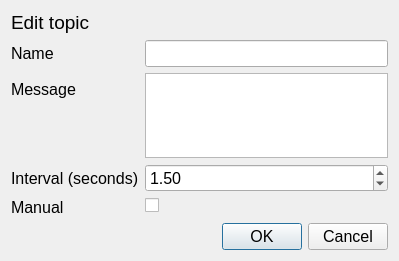
<?xml version="1.0" encoding="UTF-8"?>
<ui version="4.0">
 <class>EditProtoTopicDialog</class>
 <widget class="QDialog" name="EditProtoTopicDialog">
  <property name="geometry">
   <rect>
    <x>0</x>
    <y>0</y>
    <width>399</width>
    <height>261</height>
   </rect>
  </property>
  <property name="font">
   <font>
    <pointsize>12</pointsize>
   </font>
  </property>
  <property name="windowTitle">
   <string>Add topic</string>
  </property>
  <layout class="QVBoxLayout" name="verticalLayout_2">
   <item>
    <layout class="QVBoxLayout" name="verticalLayout">
     <item alignment="Qt::AlignTop">
      <widget class="QLabel" name="label">
       <property name="font">
        <font>
         <pointsize>14</pointsize>
        </font>
       </property>
       <property name="text">
        <string>Edit topic</string>
       </property>
      </widget>
     </item>
     <item>
      <layout class="QFormLayout" name="formLayout">
       <item row="0" column="0">
        <widget class="QLabel" name="name_lbl">
         <property name="text">
          <string>Name</string>
         </property>
        </widget>
       </item>
       <item row="1" column="0">
        <widget class="QLabel" name="format_lbl">
         <property name="text">
          <string>Message</string>
         </property>
        </widget>
       </item>
       <item row="2" column="0">
        <widget class="QLabel" name="interval_lbl">
         <property name="text">
          <string>Interval (seconds)</string>
         </property>
        </widget>
       </item>
       <item row="2" column="1">
        <widget class="QDoubleSpinBox" name="interval_spin_box">
         <property name="toolTip">
          <string>Interval of incoming data</string>
         </property>
         <property name="minimum">
          <double>0.100000000000000</double>
         </property>
         <property name="maximum">
          <double>60.000000000000000</double>
         </property>
         <property name="singleStep">
          <double>0.500000000000000</double>
         </property>
         <property name="value">
          <double>1.500000000000000</double>
         </property>
        </widget>
       </item>
       <item row="0" column="1">
        <widget class="QLineEdit" name="name_line_edit">
         <property name="toolTip">
          <string>Name of topic</string>
         </property>
        </widget>
       </item>
       <item row="3" column="1">
        <widget class="QCheckBox" name="manual_check_box">
         <property name="toolTip">
          <string>If checked, the data will be automatically send every &lt;interval&gt; seconds</string>
         </property>
         <property name="text">
          <string/>
         </property>
         <property name="checked">
          <bool>false</bool>
         </property>
        </widget>
       </item>
       <item row="3" column="0">
        <widget class="QLabel" name="manual_lbl">
         <property name="text">
          <string>Manual</string>
         </property>
        </widget>
       </item>
       <item row="1" column="1">
        <widget class="QListWidget" name="message_list"/>
       </item>
      </layout>
     </item>
    </layout>
   </item>
   <item>
    <widget class="QDialogButtonBox" name="buttonBox">
     <property name="orientation">
      <enum>Qt::Horizontal</enum>
     </property>
     <property name="standardButtons">
      <set>QDialogButtonBox::Cancel|QDialogButtonBox::Ok</set>
     </property>
    </widget>
   </item>
  </layout>
 </widget>
 <resources/>
 <connections>
  <connection>
   <sender>buttonBox</sender>
   <signal>accepted()</signal>
   <receiver>EditProtoTopicDialog</receiver>
   <slot>accept()</slot>
   <hints>
    <hint type="sourcelabel">
     <x>248</x>
     <y>254</y>
    </hint>
    <hint type="destinationlabel">
     <x>157</x>
     <y>274</y>
    </hint>
   </hints>
  </connection>
  <connection>
   <sender>buttonBox</sender>
   <signal>rejected()</signal>
   <receiver>EditProtoTopicDialog</receiver>
   <slot>reject()</slot>
   <hints>
    <hint type="sourcelabel">
     <x>316</x>
     <y>260</y>
    </hint>
    <hint type="destinationlabel">
     <x>286</x>
     <y>274</y>
    </hint>
   </hints>
  </connection>
 </connections>
</ui>
